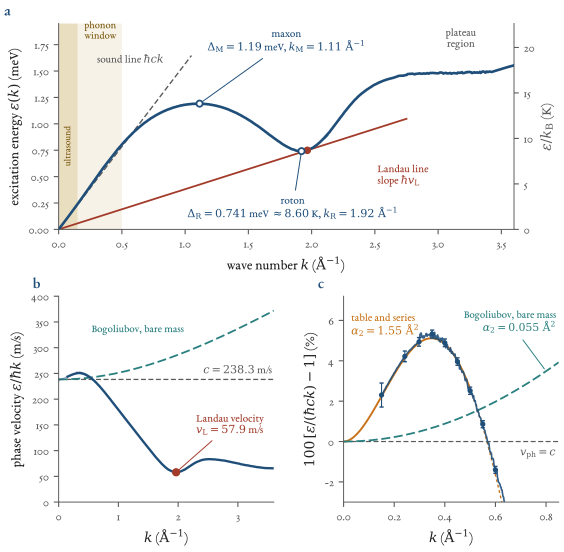

The script that drew this image:
"""Figure ch05_curve: the dispersion relation of superfluid 4He at saturated vapour pressure, the Landau line, the phase
velocity, and the phonon window -- against the Bogoliubov curve one would get from the bare atomic mass and the measured
sound speed.  Data: Godfrin et al. (2021), arXiv:2012.09067, ancillary file DispersionP0allRange.txt (authors' processed
curve, 0.002 A^-1 grid; the printed uncertainties are the 34 rows that carry one)."""
import sys, json
from pathlib import Path
sys.path.insert(0, str(Path(__file__).resolve().parents[1]))
sys.path.insert(0, str(Path(__file__).resolve().parent))
from figstyle import *
plt.rcParams["axes.unicode_minus"] = False
import ch05_helium as H

k, e, de = H.load_table()
F = H.features()
HBARC, KSTAR = H.HBARC, H.KSTAR
kp = k[1:]; vph = e[1:] / kp * H.MS_PER_MEVA                      # phase velocity in m/s

fig = plt.figure(figsize=(TEXTW, 5.35))
a = fig.add_axes([0.085, 0.585, 0.815, 0.385])
b = fig.add_axes([0.085, 0.075, 0.385, 0.385])
c = fig.add_axes([0.595, 0.075, 0.385, 0.385])

# ---------------- (a) the curve ------------------------------------------------------------------------------
a.axvspan(0, 0.15, color=GOLD, alpha=0.30, lw=0)                    # ultrasound-based
a.axvspan(0.15, 0.5, color=GOLD, alpha=0.11, lw=0)                  # the window magnified in (c)
kk = np.linspace(0, 1.05, 100)
a.plot(kk, HBARC * kk, color=GREY, lw=1.0, ls=(0, (4, 2)))
a.text(0.84, 1.60, r"sound line $\hbar c k$", color=GREY, fontsize=8, ha="right", va="center")
kl = np.linspace(0, 2.75, 50)
a.plot(kl, F["landau_meV_A"] * kl, color=RED, lw=1.3)
a.plot([F["landau_k_A_inv"]], [F["landau_meV_A"] * F["landau_k_A_inv"]], "o", color=RED, ms=4.5, zorder=5)
a.text(2.52, 0.50, "Landau line\n" + r"slope $\hbar v_{\rm L}$", color=RED, fontsize=8, ha="left", va="center")
a.plot(k, e, color=BLUE, lw=1.9, zorder=4)
a.plot([F["maxon_grid_k"]], [F["maxon_grid_e_meV"]], "o", color=BLUE, ms=4.5, zorder=6, mfc="white", mew=1.3)
a.plot([F["roton_grid_k"]], [F["roton_grid_e_meV"]], "o", color=BLUE, ms=4.5, zorder=6, mfc="white", mew=1.3)
a.annotate(r"maxon" "\n" + f"$\\Delta_{{\\rm M}}={F['maxon_grid_e_meV']:.2f}$ meV, $k_{{\\rm M}}={F['maxon_grid_k']:.2f}\\ \\mathrm{{\\AA}}^{{-1}}$", xy=(F["maxon_grid_k"], F["maxon_grid_e_meV"]),
           xytext=(1.80, 1.66), fontsize=8, color=BLUE, ha="center", va="bottom", arrowprops=dict(arrowstyle="-", color=BLUE, lw=0.7))
a.annotate(r"roton" "\n" + f"$\\Delta_{{\\rm R}}={F['roton_grid_e_meV']:.3f}$ meV $\\approx {F['roton_grid_gap_K']:.2f}$ K, $k_{{\\rm R}}={F['roton_grid_k']:.2f}\\ \\mathrm{{\\AA}}^{{-1}}$", xy=(F["roton_grid_k"], F["roton_grid_e_meV"]),
           xytext=(1.85, 0.20), fontsize=8, color=BLUE, ha="center", va="center", arrowprops=dict(arrowstyle="-", color=BLUE, lw=0.7))
a.text(0.075, 0.60, "ultrasound", rotation=90, fontsize=7, color="#7a5a10", ha="center", va="bottom")
a.text(0.33, 1.78, "phonon\nwindow", fontsize=7.5, color="#7a5a10", ha="center", va="bottom")
a.text(3.18, 1.70, "plateau\nregion", fontsize=8, color=GREY, ha="center", va="bottom")
a.set_xlim(0, 3.6); a.set_ylim(0, 1.95)
a.set_xlabel(r"wave number $k$ ($\mathrm{\AA}^{-1}$)"); a.set_ylabel(r"excitation energy $\varepsilon(k)$ (meV)")
sec = a.secondary_yaxis("right", functions=(lambda x: x * H.K_PER_MEV, lambda x: x / H.K_PER_MEV))
sec.set_ylabel(r"$\varepsilon/k_{\rm B}$ (K)", color=GREY); sec.tick_params(colors=GREY)
sec.spines["right"].set_visible(True); sec.spines["right"].set_color(GREY); sec.spines["right"].set_linewidth(0.7)
panel(a, "a")

# ---------------- (b) the phase velocity: Landau's critical velocity is its minimum --------------------------------
m = kp >= 0.15
b.axhline(H.C_SVP, color=GREY, lw=0.9, ls=(0, (4, 2)))
b.text(3.58, H.C_SVP + 6, r"$c=238.3$ m/s", color=GREY, fontsize=8, ha="right", va="bottom")
kb = np.linspace(0.0, 3.6, 300)
b.plot(kb, H.C_SVP * np.sqrt(1 + (kb / KSTAR) ** 2), color=TEAL, lw=1.3, ls=(0, (5, 2)))
b.text(0.55, 335, "Bogoliubov, bare mass", color=TEAL, fontsize=7.8, ha="left", va="center")
b.plot(kp[m], vph[m], color=BLUE, lw=1.7)
b.plot(kp[~m], vph[~m], color=BLUE, lw=1.0, alpha=0.45)
b.plot([F["landau_k_A_inv"]], [F["landau_velocity_ms"]], "o", color=RED, ms=5, zorder=5)
b.annotate("Landau velocity\n" f"$v_{{\\rm L}}={F['landau_velocity_ms']:.1f}$ m/s", xy=(F["landau_k_A_inv"], F["landau_velocity_ms"]),
           xytext=(2.30, 150), color=RED, fontsize=8, ha="left", va="center", arrowprops=dict(arrowstyle="-", color=RED, lw=0.7))
b.set_xlim(0, 3.6); b.set_ylim(0, 400)
b.set_xlabel(r"$k$ ($\mathrm{\AA}^{-1}$)"); b.set_ylabel(r"phase velocity $\varepsilon/\hbar k$ (m/s)")
panel(b, "b")

# ---------------- (c) the phonon window: epsilon/(hbar c k) - 1 -------------------------------------------------------
w = (k >= 0.15) & (k <= 0.85)
y = 100 * (e[w] / (HBARC * k[w]) - 1)
c.axhline(0, color=GREY, lw=0.9, ls=(0, (4, 2)))
kk = np.linspace(0.0, 0.85, 300)
ser = 100 * (H.A2 * kk ** 2 + H.A3 * kk ** 3 + H.A4 * kk ** 4)
c.plot(kk[kk <= 0.5], ser[kk <= 0.5], color=ORANGE, lw=1.4)
c.plot(kk[kk >= 0.5], ser[kk >= 0.5], color=ORANGE, lw=1.0, ls=(0, (2, 2)))
c.plot(kk, 100 * (np.sqrt(1 + (kk / KSTAR) ** 2) - 1), color=TEAL, lw=1.3, ls=(0, (5, 2)))
c.plot(k[w], y, color=BLUE, lw=1.2, alpha=0.9)
me = w & np.isfinite(de)
c.errorbar(k[me], 100 * (e[me] / (HBARC * k[me]) - 1), yerr=100 * de[me] / (HBARC * k[me]), fmt="o", ms=2.8, color=BLUE, elinewidth=0.8, capsize=1.5, zorder=5)
c.text(0.03, 5.75, r"table and series" "\n" r"$\alpha_2=1.55\ \mathrm{\AA}^2$", fontsize=8, color=ORANGE, ha="left", va="center")
c.annotate(r"Bogoliubov, bare mass" "\n" r"$\alpha_2=0.055\ \mathrm{\AA}^2$", xy=(0.80, 100 * (np.sqrt(1 + (0.80 / KSTAR) ** 2) - 1)),
           xytext=(0.84, 5.9), fontsize=7.8, color=TEAL, ha="right", va="center", arrowprops=dict(arrowstyle="-", color=TEAL, lw=0.7))
c.text(0.84, -0.35, r"$v_{\rm ph}=c$", fontsize=7.8, color=GREY, ha="right", va="top")
c.set_xlim(0, 0.85); c.set_ylim(-3.0, 7.2)
c.set_xlabel(r"$k$ ($\mathrm{\AA}^{-1}$)"); c.set_ylabel(r"$100\,[\varepsilon/(\hbar c k)-1]$ (%)")
panel(c, "c")
save(fig, "ch05_curve")

out = {kk_: F[kk_] for kk_ in ("maxon_grid_k", "maxon_grid_e_meV", "roton_grid_k", "roton_grid_e_meV", "maxon_fit_k", "maxon_fit_e_meV", "roton_fit_k", "roton_fit_e_meV", "landau_velocity_ms", "landau_k_A_inv",
                              "phase_velocity_max_over_c", "phase_velocity_max_at_k")}
Path(__file__).with_name("ch05_curve_numbers.json").write_text(json.dumps(out, indent=1))
